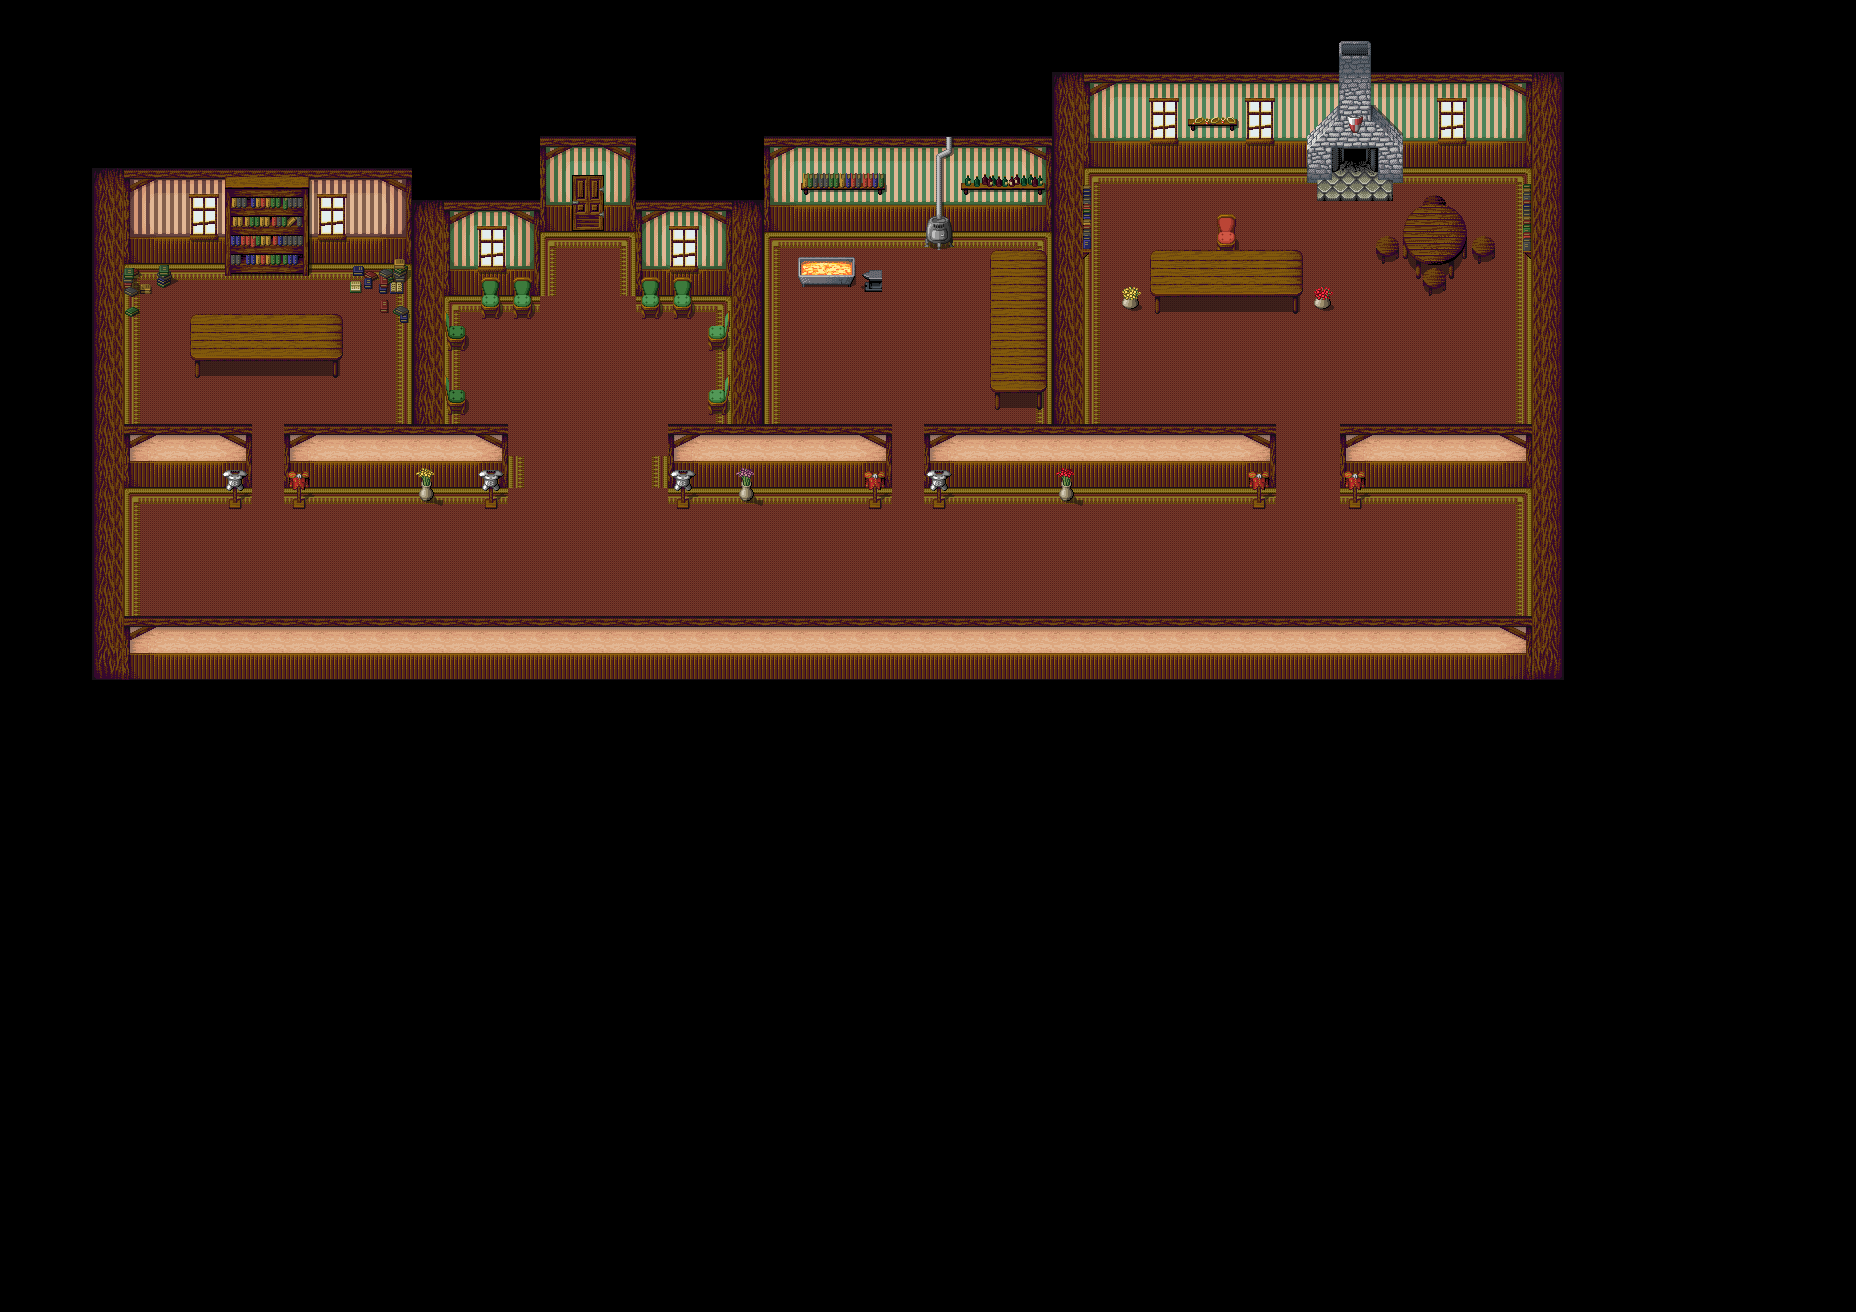

A level layout from a 2D game, rendered from its tile map. Below: a short description, then the map file with tile-grid data replaced by summaries:
An orthogonal 58x41 tile map with 32x32 px tiles, 1 tile layer (Collision), 6 hidden layers not drawn, 1 image layer.

<map version="1.10" tiledversion="1.10.0" orientation="orthogonal" renderorder="right-down" width="58" height="41" tilewidth="32" tileheight="32" infinite="0" nextlayerid="12" nextobjectid="1">
 <properties>
  <property name="18 7" value="Fountain.tmx 14 18" />
 </properties>
 <tileset firstgid="2221" source="tileset/functionalTileSets/Collison.tsx" />
 <layer id="1" name="Floor" width="58" height="41" visible="0" offsetx="-66" offsety="-119">
  <data>[2378 cells, 1533 non-empty, 10 distinct tile ids]</data>
 </layer>
 <layer id="2" name="foreground Walls" width="58" height="41" visible="0" offsetx="-2" offsety="9">
  <data>[2378 cells, 341 non-empty, 28 distinct tile ids]</data>
 </layer>
 <layer id="4" name="Door And Windows" width="58" height="41" visible="0" offsetx="-2" offsety="8">
  <data>[2378 cells, 26 non-empty, 5 distinct tile ids]</data>
 </layer>
 <layer id="6" name="Chairs" width="58" height="41" visible="0" offsetx="-3" offsety="11">
  <data>[2378 cells, 2 non-empty, 2 distinct tile ids]</data>
 </layer>
 <layer id="5" name="Decorations" width="58" height="41" visible="0" offsetx="-3" offsety="10">
  <data>[2378 cells, 149 non-empty, 96 distinct tile ids]</data>
 </layer>
 <layer id="7" name="Shield On Firplace" width="58" height="41" visible="0" offsetx="-3" offsety="9">
  <data>[2378 cells, 1 non-empty, 1 distinct tile ids]</data>
 </layer>
 <imagelayer id="11" name="background" offsetx="-452" offsety="-472">
  <image source="tileset/oldMainInside.png" width="2626" height="1666" />
 </imagelayer>
 <layer id="8" name="Collision" width="58" height="41" opacity="0" offsetx="-4" offsety="9">
  <data>[2378 cells, 412 non-empty, 1 distinct tile ids]</data>
 </layer>
</map>
